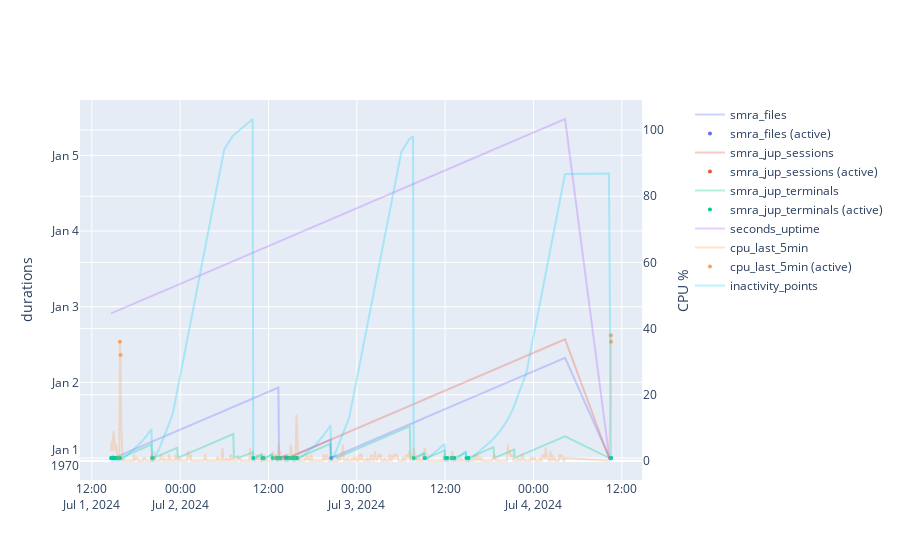

The notebook cell this image was saved under:
### Code cell
fig = make_subplots(specs=[[{"secondary_y": True}]])

L_COLORS = px.colors.qualitative.Plotly
i_color = 0

def line_and_markers(col_name, color, secondary_y, fun_format=lambda s:s) :
    s_y = fun_format(df[col_name])
    fig.add_trace(
        go.Scatter(x=df['utc_datetime_run'], y=s_y, name=col_name, 
                   line_color=color, opacity=.3),
        secondary_y=secondary_y,
    )
    mask = df[col_name].map(lambda v: is_active(col_name, v))
    fig.add_trace(
        go.Scatter(x=df.loc[mask,'utc_datetime_run'], y=s_y.loc[mask], name=f'{col_name} (active)',
                   marker_color=color, mode='markers', marker=dict(size=4)),
        secondary_y=secondary_y,
    )

for col_name in ['smra_files', 'smra_jup_sessions', 'smra_jup_terminals', 'seconds_uptime'] :
    line_and_markers(col_name, L_COLORS[i_color], False, lambda s: pd.to_datetime(s, unit='s'))
    i_color += 1
line_and_markers('cpu_last_5min', L_COLORS[i_color], True, lambda s:100*s)
i_color += 1
fig.add_trace(
    go.Scatter(x=df['utc_datetime_run'], y=df['inactivity_points'], name='inactivity_points', 
               line_color=L_COLORS[i_color], opacity=.3),
    secondary_y=True
)


# Set y-axes titles
fig.update_yaxes(title_text='durations', secondary_y=False)
fig.update_yaxes(title_text='CPU %', secondary_y=True)
fig.update_layout(height=500)
fig.show()

### Figure 1 — Plotly figure (JSON) as saved in the notebook; plotly's stock layout.template omitted (floating-point values rounded to 4 significant figures; data arrays with more than 128 entries replaced by an {"elided": "..."} marker saying what was removed)
{"data": [{"line": {"color": "#636EFA"}, "name": "smra_files", "opacity": 0.3, "type": "scatter", "x": {"elided": "711 str values"}, "xaxis": "x", "y": {"elided": "711 str values"}, "yaxis": "y"}, {"marker": {"color": "#636EFA", "size": 4}, "mode": "markers", "name": "smra_files (active)", "type": "scatter", "x": ["2024-07-01T15:01:48", "2024-07-02T13:26:04", "2024-07-02T13:31:19", "2024-07-02T13:36:25", "2024-07-02T14:39:25", "2024-07-02T20:31:24", "2024-07-04T10:27:49"], "xaxis": "x", "y": ["1970-01-01T00:01:02.273919", "1970-01-01T00:00:12.813659", "1970-01-01T00:00:51.873804", "1970-01-01T00:00:17.437048", "1970-01-01T00:01:59.093655", "1970-01-01T00:01:38.394312", "1970-01-01T00:00:08.383877"], "yaxis": "y"}, {"line": {"color": "#EF553B"}, "name": "smra_jup_sessions", "opacity": 0.3, "type": "scatter", "x": {"elided": "711 str values"}, "xaxis": "x", "y": {"elided": "711 str values"}, "yaxis": "y"}, {"marker": {"color": "#EF553B", "size": 4}, "mode": "markers", "name": "smra_jup_sessions (active)", "type": "scatter", "x": ["2024-07-02T13:05:03", "2024-07-02T13:10:19", "2024-07-02T13:31:19", "2024-07-02T14:18:25", "2024-07-02T14:34:15", "2024-07-04T10:27:49"], "xaxis": "x", "y": ["1970-01-01T00:00:07", "1970-01-01T00:00:22", "1970-01-01T00:00:57", "1970-01-01T00:00:53", "1970-01-01T00:00:06", "1970-01-01T00:00:24"], "yaxis": "y"}, {"line": {"color": "#00CC96"}, "name": "smra_jup_terminals", "opacity": 0.3, "type": "scatter", "x": {"elided": "711 str values"}, "xaxis": "x", "y": {"elided": "711 str values"}, "yaxis": "y"}, {"marker": {"color": "#00CC96", "size": 4}, "mode": "markers", "name": "smra_jup_terminals (active)", "type": "scatter", "x": ["2024-07-01T14:37:15", "2024-07-01T14:40:49", "2024-07-01T14:45:33", "2024-07-01T14:56:25", "2024-07-01T15:01:48", "2024-07-01T15:12:18", "2024-07-01T15:17:25", "2024-07-01T15:28:03", "2024-07-01T15:38:25", "2024-07-01T15:49:06", "2024-07-01T20:11:25", "2024-07-01T20:16:52", "2024-07-02T09:56:01", "2024-07-02T11:09:25", "2024-07-02T11:14:47", "2024-07-02T11:20:02", "2024-07-02T12:33:25", "2024-07-02T13:10:19", "2024-07-02T13:15:25", "2024-07-02T13:20:49", "2024-07-02T13:36:25", "2024-07-02T14:34:15", "2024-07-02T14:44:50", "2024-07-02T14:50:05", "2024-07-02T15:11:04", "2024-07-02T15:16:20", "2024-07-02T15:21:25", "2024-07-02T15:26:50", "2024-07-02T15:32:05", "2024-07-02T15:42:26", "2024-07-02T15:47:50", "2024-07-02T15:53:06", "2024-07-03T07:43:25", "2024-07-03T09:12:38", "2024-07-03T09:12:54", "2024-07-03T12:00:50", "2024-07-03T12:16:25", "2024-07-03T12:53:21", "2024-07-03T12:58:25", "2024-07-03T13:03:30", "2024-07-03T13:09:06", "2024-07-03T13:14:18", "2024-07-03T14:54:07", "2024-07-03T15:09:52", "2024-07-04T10:27:49", "2024-07-04T10:30:45", "2024-07-04T10:31:58"], "xaxis": "x", "y": ["1970-01-01T00:00:00", "1970-01-01T00:00:00", "1970-01-01T00:00:00", "1970-01-01T00:00:17", "1970-01-01T00:00:27", "1970-01-01T00:01:14", "1970-01-01T00:00:06", "1970-01-01T00:00:54", "1970-01-01T00:00:08", "1970-01-01T00:00:15", "1970-01-01T00:00:00", "1970-01-01T00:00:02", "1970-01-01T00:00:20", "1970-01-01T00:00:34", "1970-01-01T00:01:05", "1970-01-01T00:00:01", "1970-01-01T00:00:34", "1970-01-01T00:00:04", "1970-01-01T00:00:05", "1970-01-01T00:00:28", "1970-01-01T00:00:08", "1970-01-01T00:00:06", "1970-01-01T00:00:13", "1970-01-01T00:00:06", "1970-01-01T00:00:02", "1970-01-01T00:00:51", "1970-01-01T00:00:28", "1970-01-01T00:01:33", "1970-01-01T00:01:24", "1970-01-01T00:00:03", "1970-01-01T00:01:54", "1970-01-01T00:00:44", "1970-01-01T00:00:00", "1970-01-01T00:00:00", "1970-01-01T00:00:00", "1970-01-01T00:01:54", "1970-01-01T00:01:00", "1970-01-01T00:00:01", "1970-01-01T00:00:01", "1970-01-01T00:00:02", "1970-01-01T00:00:01", "1970-01-01T00:00:23", "1970-01-01T00:01:15", "1970-01-01T00:00:56", "1970-01-01T00:00:00", "1970-01-01T00:00:03", "1970-01-01T00:00:00"], "yaxis": "y"}, {"line": {"color": "#AB63FA"}, "name": "seconds_uptime", "opacity": 0.3, "type": "scatter", "x": {"elided": "711 str values"}, "xaxis": "x", "y": {"elided": "711 str values"}, "yaxis": "y"}, {"marker": {"color": "#AB63FA", "size": 4}, "mode": "markers", "name": "seconds_uptime (active)", "type": "scatter", "x": [], "xaxis": "x", "y": [], "yaxis": "y"}, {"line": {"color": "#FFA15A"}, "name": "cpu_last_5min", "opacity": 0.3, "type": "scatter", "x": {"elided": "711 str values"}, "xaxis": "x", "y": {"elided": "711 float values"}, "yaxis": "y2"}, {"marker": {"color": "#FFA15A", "size": 4}, "mode": "markers", "name": "cpu_last_5min (active)", "type": "scatter", "x": ["2024-07-01T15:49:06", "2024-07-01T15:54:18", "2024-07-04T10:30:45", "2024-07-04T10:31:58"], "xaxis": "x", "y": [36, 32, 38, 36], "yaxis": "y2"}, {"line": {"color": "#19D3F3"}, "name": "inactivity_points", "opacity": 0.3, "type": "scatter", "x": {"elided": "711 str values"}, "xaxis": "x", "y": {"elided": "711 float values"}, "yaxis": "y2"}], "layout": {"autosize": true, "xaxis": {"anchor": "y", "autorange": true, "domain": [0, 0.94], "range": ["2024-07-01 10:26:52.5173", "2024-07-04 14:42:20.4827"], "type": "date"}, "yaxis": {"anchor": "x", "autorange": true, "domain": [0, 1], "range": ["1969-12-31 16:49:48.92", "1970-01-05 17:35:01.8463"], "title": {"text": "durations"}, "type": "date"}, "yaxis2": {"anchor": "x", "autorange": true, "overlaying": "y", "range": [-5.741, 109.1], "side": "right", "title": {"text": "CPU %"}, "type": "linear"}}}
